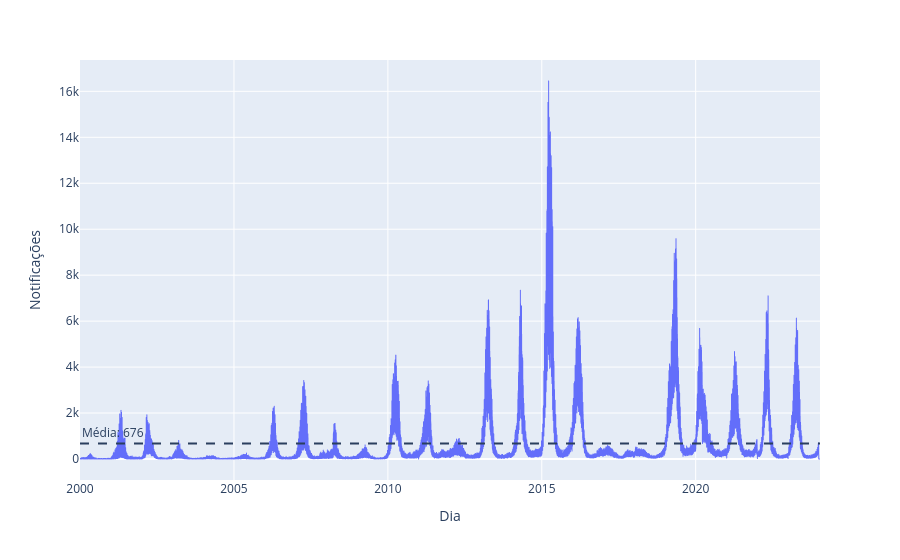

The notebook cell saved with this chart:
### Code cell
media = df_notificacoes['Notificações'].mean()

fig = px.line(
    df_notificacoes,
    x='Dia',
    y='Notificações'
)

fig.add_hline(
    y=media,
    line_dash='dash',
    annotation_text=f"Média: {media:.0f}",
    annotation_position="top left"
)

fig.update_traces(line=dict(width=1))

fig.show()

### Figure 1 — Plotly figure (JSON) as saved in the notebook; plotly's stock layout.template omitted (floating-point values rounded to 4 significant figures; data arrays with more than 128 entries replaced by an {"elided": "..."} marker saying what was removed)
{"data": [{"hovertemplate": "Dia=%{x}<br>Notificações=%{y}<extra></extra>", "legendgroup": "", "line": {"color": "#636efa", "dash": "solid", "width": 1}, "marker": {"symbol": "circle"}, "mode": "lines", "name": "", "showlegend": false, "type": "scattergl", "x": {"elided": "8769 str values"}, "xaxis": "x", "y": {"elided": "8769 int values"}, "yaxis": "y"}], "layout": {"annotations": [{"showarrow": false, "text": "Média: 676", "x": 0, "xanchor": "left", "xref": "x domain", "y": 675.9, "yanchor": "bottom", "yref": "y"}], "legend": {"tracegroupgap": 0}, "margin": {"t": 60}, "shapes": [{"line": {"dash": "dash"}, "type": "line", "x0": 0, "x1": 1, "xref": "x domain", "y0": 675.9, "y1": 675.9, "yref": "y"}], "xaxis": {"anchor": "y", "domain": [0.0, 1.0], "title": {"text": "Dia"}}, "yaxis": {"anchor": "x", "domain": [0.0, 1.0], "title": {"text": "Notificações"}}}}
